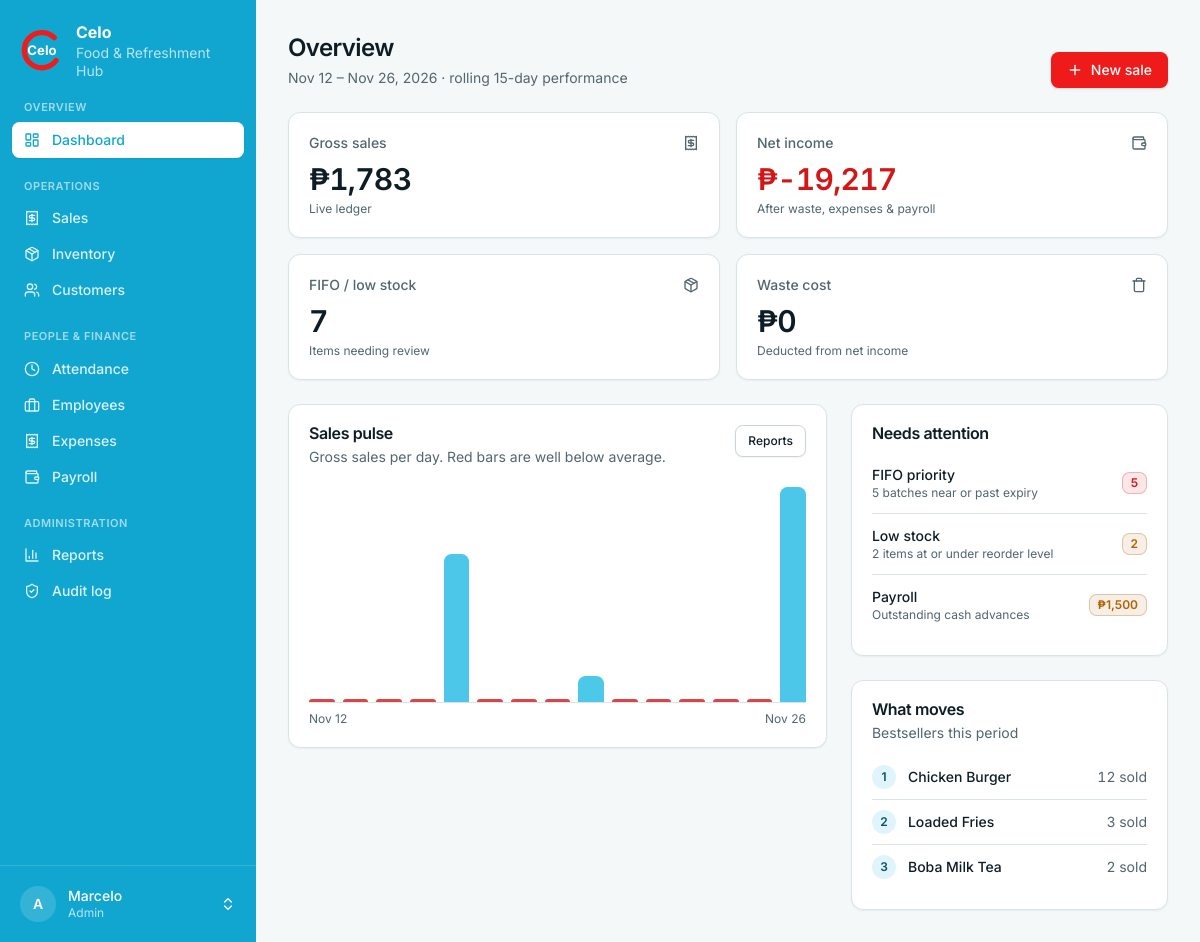
Screenshot of / (signed in) with the database file from the repository.
### accounts/models.py (models this page shows)
class User(AbstractUser):
    class Role(models.TextChoices):
        ADMIN = "admin", "Admin"
        STAFF = "staff", "Staff"
    role = models.CharField(max_length=10, choices=Role.choices, default=Role.STAFF)
    @property
    def is_celo_admin(self):
        return self.is_superuser or self.role == self.Role.ADMIN

### inventory/models.py (models this page shows, shortened)
class Product(models.Model):
    class Kind(models.TextChoices):
        INGREDIENT = "ingredient", "Ingredient"
        MENU = "menu", "Menu"
    class Unit(models.TextChoices):
        PCS = "pcs", "pcs"
        KG = "kg", "kg"
        G = "g", "g"
        L = "L", "L"
        ML = "mL", "mL"
        PACKS = "packs", "packs"
    name = models.CharField(max_length=120, unique=True)
    kind = models.CharField(max_length=12, choices=Kind.choices, default=Kind.INGREDIENT)
    category = models.CharField(max_length=60, blank=True, help_text="e.g. Drinks, Burgers, Dairy")
    unit = models.CharField(max_length=8, choices=Unit.choices, default=Unit.PCS)
    price = models.DecimalField(
        max_digits=10, decimal_places=2, default=0, validators=[MinValueValidator(0)],
        help_text="Selling price (menu items only).",
    )
    unit_cost = models.DecimalField(
        max_digits=10, decimal_places=2, default=0, validators=[MinValueValidator(0)],
        help_text="What one unit costs Celo; used to value waste.",
    )
    reorder_level = models.DecimalField(max_digits=10, decimal_places=2, default=0)
    is_active = models.BooleanField(default=True)
    class Meta:
        ordering = ["name"]
    @property
    def on_hand(self):
        return self.batches.aggregate(t=Sum("remaining_qty"))["t"] or Decimal("0")

### dashboard/views.py (the view, shortened to what this page needs)
# urls.py: path("", views.home, name="home"),
@login_required
def home(request):
    start, end = fin.current_period()
    if request.user.is_celo_admin:
        b = fin.accounting_breakdown(start, end)
        return render(request, "dashboard/admin_home.html", {
            "b": b, "series": services.daily_series(start, end),
            "alerts": services.attention_counts(), "top": services.bestsellers(start, end),
        })

### celo/utils.py (called while the page is built)
def day_start(d: date) -> datetime:
    return timezone.make_aware(datetime.combine(d, time.min))

def day_end(d: date) -> datetime:
    return day_start(d + timedelta(days=1))

### dashboard/services.py (called while the page is built)
def bestsellers(start, end, limit=3):
    return list(
        OrderItem.objects.filter(order__created_at__gte=day_start(start), order__created_at__lt=day_end(end))
        .values("product__name").annotate(sold=Sum("quantity")).order_by("-sold")[:limit]
    )

def daily_series(start, end):
    rows = (
        Order.objects.filter(created_at__gte=day_start(start), created_at__lt=day_end(end))
        .annotate(d=TruncDay("created_at", tzinfo=timezone.get_current_timezone()))
        .values("d").annotate(t=Sum("total"))
    )
    by_day = {r["d"].date(): r["t"] for r in rows}
    days = [start + timedelta(days=i) for i in range((end - start).days + 1)]
    values = [by_day.get(d, Decimal("0")) for d in days]
    peak = max(values) if values and max(values) > 0 else Decimal("1")
    avg = sum(values) / len(values) if values else Decimal("0")
    return [
        {"date": d, "value": v, "height": int(v / peak * 100), "low": avg > 0 and v < avg * Decimal("0.6")}
        for d, v in zip(days, values)
    ]

def attention_counts():
    warn = timezone.localdate() + timedelta(days=settings.CELO_FIFO_WARNING_DAYS)
    fifo = StockBatch.objects.filter(remaining_qty__gt=0, expiry_date__lte=warn).count()
    low = sum(1 for p in Product.objects.filter(is_active=True, reorder_level__gt=0) if p.on_hand <= p.reorder_level)
    advances = sum((e.outstanding_advance for e in Employee.objects.filter(is_active=True)), Decimal("0"))
    return {"fifo": fifo, "low": low, "advances": advances}

### finance/models.py (called while the page is built)
    @property
    def outstanding_advance(self):
        return self.advances.filter(settled_in__isnull=True).aggregate(t=models.Sum("amount"))["t"] or Decimal("0")

### finance/services.py (called while the page is built)
def current_period():
    end = timezone.localdate()
    return end - timedelta(days=settings.CELO_PAYROLL_PERIOD_DAYS - 1), end

def gross_sales(start, end):
    return Order.objects.filter(created_at__gte=day_start(start), created_at__lt=day_end(end)) \
        .aggregate(t=Sum("total"))["t"] or ZERO

### templates/dashboard/admin_home.html (shortened to what this page needs)
{% extends "base.html" %}{% load humanize %}
{% block page_title %}Overview{% endblock %}
{% block page_desc %}{{ b.start|date:"M d" }} – {{ b.end|date:"M d, Y" }} · rolling 15-day performance{% endblock %}
{% block actions %}<a class="btn btn-primary" href="{% url 'sales:new' %}">{% include "partials/icon.html" with name="plus" %}New sale</a>{% endblock %}
{% block content %}
<div class="mb-6 grid gap-4 sm:grid-cols-2 xl:grid-cols-4">
  <div class="card p-5"><div class="flex items-center justify-between text-muted-foreground"><p class="text-sm font-medium">Gross sales</p>{% include "partials/icon.html" with name="receipt" %}</div>
    <p class="mt-2 text-3xl font-semibold tracking-tight tabular-nums">₱{{ b.gross|floatformat:"-2"|intcomma }}</p><p class="mt-1 text-xs text-muted-foreground">Live ledger</p></div>
  <div class="card p-5"><div class="flex items-center justify-between text-muted-foreground"><p class="text-sm font-medium">Net income</p>{% include "partials/icon.html" with name="wallet" %}</div>
    <p class="mt-2 text-3xl font-semibold tracking-tight tabular-nums {% if b.net < 0 %}text-destructive{% endif %}">₱{{ b.net|floatformat:"-2"|intcomma }}</p><p class="mt-1 text-xs text-muted-foreground">After waste, expenses &amp; payroll</p></div>
  <div class="card p-5"><div class="flex items-center justify-between text-muted-foreground"><p class="text-sm font-medium">FIFO / low stock</p>{% include "partials/icon.html" with name="package" %}</div>
    <p class="mt-2 text-3xl font-semibold tracking-tight tabular-nums">{{ alerts.fifo|add:alerts.low }}</p><p class="mt-1 text-xs text-muted-foreground">Items needing review</p></div>
  <div class="card p-5"><div class="flex items-center justify-between text-muted-foreground"><p class="text-sm font-medium">Waste cost</p>{% include "partials/icon.html" with name="trash" %}</div>
    <p class="mt-2 text-3xl font-semibold tracking-tight tabular-nums">₱{{ b.waste|floatformat:"-2"|intcomma }}</p><p class="mt-1 text-xs text-muted-foreground">Deducted from net income</p></div>
</div>
<div class="grid items-start gap-6 lg:grid-cols-[minmax(0,1.7fr)_minmax(0,1fr)]">
  <section class="card">
    <div class="card-header flex-row items-start justify-between">
      <div class="space-y-1.5"><h2 class="card-title">Sales pulse</h2><p class="card-description">Gross sales per day. Red bars are well below average.</p></div>
      <a class="btn btn-outline btn-sm" href="{% url 'dashboard:reports' %}">Reports</a>
    </div>
    <div class="card-content">
      <div class="flex h-56 items-end gap-1.5 border-b pt-2 sm:gap-2" role="img" aria-label="Gross sales per day for the last 15 days">
        {% for d in series %}
          <div class="group relative flex h-full flex-1 items-end">
            <div class="w-full rounded-t-md {% if d.low %}bg-destructive/80{% else %}bg-brand/70 group-hover:bg-brand{% endif %} transition-colors" style="height:{{ d.height }}%;min-height:3px"></div>
          </div>
        {% endfor %}
      </div>
      <div class="mt-2 flex justify-between text-xs text-muted-foreground"><span>{{ b.start|date:"M d" }}</span><span>{{ b.end|date:"M d" }}</span></div>
    </div>
  </section>
  <div class="space-y-6">
    <section class="card">
      <div class="card-header"><h2 class="card-title">Needs attention</h2></div>
      <div class="card-content divide-y text-sm">
        <a href="{% url 'inventory:stock' %}" class="flex items-center justify-between gap-3 py-3 hover:underline"><div><p class="font-medium">FIFO priority</p><p class="text-xs text-muted-foreground">{{ alerts.fifo }} batch{{ alerts.fifo|pluralize:"es" }} near or past expiry</p></div>
          <span class="badge {% if alerts.fifo %}badge-red{% else %}badge-green{% endif %}">{{ alerts.fifo }}</span></a>
        <a href="{% url 'inventory:stock' %}" class="flex items-center justify-between gap-3 py-3 hover:underline"><div><p class="font-medium">Low stock</p><p class="text-xs text-muted-foreground">{{ alerts.low }} item{{ alerts.low|pluralize }} at or under reorder level</p></div>
          <span class="badge {% if alerts.low %}badge-amber{% else %}badge-green{% endif %}">{{ alerts.low }}</span></a>
        <a href="{% url 'finance:payroll' %}" class="flex items-center justify-between gap-3 py-3 hover:underline"><div><p class="font-medium">Payroll</p><p class="text-xs text-muted-foreground">Outstanding cash advances</p></div>
          <span class="badge {% if alerts.advances %}badge-amber{% else %}badge-green{% endif %}">₱{{ alerts.advances|floatformat:"-2"|intcomma }}</span></a>
      </div>
    </section>
    <section class="card">
      <div class="card-header"><h2 class="card-title">What moves</h2><p class="card-description">Bestsellers this period</p></div>
      <div class="card-content divide-y text-sm">
        {% for t in top %}<div class="flex items-center justify-between py-2.5"><span class="flex items-center gap-3"><span class="grid h-6 w-6 place-items-center rounded-full bg-accent text-xs font-semibold text-accent-foreground">{{ forloop.counter }}</span><span class="font-medium">{{ t.product__name }}</span></span><span class="text-muted-foreground tabular-nums">{{ t.sold|floatformat:"-2" }} sold</span></div>
        {% empty %}<p class="py-2 text-muted-foreground">No sales in this period yet.</p>{% endfor %}
      </div>
    </section>
  </div>
</div>
{% endblock %}

### templates/base.html (shortened to what this page needs)
{% load celo_ui %}<!doctype html>
<html lang="en" class="h-full">
<head>
  {% include "partials/tailwind.html" %}
</head>
<body class="min-h-full bg-background font-sans text-foreground antialiased">
<div class="min-h-screen {% if user.is_authenticated %}md:grid md:grid-cols-[16rem_minmax(0,1fr)]{% endif %}">
{% if user.is_authenticated %}
  {% nav_items as groups %}
  <aside id="sidebar" class="fixed inset-y-0 left-0 z-40 flex w-64 -translate-x-full flex-col bg-brand-dark text-white transition-transform duration-200 md:sticky md:top-0 md:h-screen md:translate-x-0 print:hidden">
    <a href="{% url 'dashboard:home' %}" class="flex items-center gap-3 px-5 py-5" aria-label="Celo home">
      <svg viewBox="0 0 100 100" class="h-11 w-11 shrink-0" role="img" aria-label="Celo logo">
        <text x="50" y="62" text-anchor="middle" font-size="30" font-weight="700" fill="#fff" font-family="Inter, system-ui, sans-serif">Celo</text>
      </svg>
      <span class="text-sm leading-tight"><strong class="block text-base">Celo</strong><span class="text-white/70">Food &amp; Refreshment Hub</span></span>
    </a>
    <nav class="flex-1 space-y-5 overflow-y-auto px-3 pb-4" aria-label="Main">
      {% for g in groups %}
        <div>
          <p class="px-3 pb-1.5 text-[11px] font-semibold uppercase tracking-wider text-white/60">{{ g.label }}</p>
          {% for i in g.items %}
            <a href="{{ i.href }}" {% if i.active %}aria-current="page"{% endif %}
               class="flex items-center gap-3 rounded-md px-3 py-2 text-sm font-medium transition-colors {% if i.active %}bg-white text-brand-dark shadow-sm{% else %}text-white/85 hover:bg-white/10 hover:text-white{% endif %}">
              {% include "partials/icon.html" with name=i.icon %}{{ i.label }}
            </a>
          {% endfor %}
        </div>
      {% endfor %}
    </nav>
    <div class="relative border-t border-white/15 p-3">
      <button type="button" id="profile-btn" aria-haspopup="menu" aria-expanded="false" aria-controls="profile-menu"
              class="flex w-full items-center gap-3 rounded-md px-2 py-2 text-left transition-colors hover:bg-white/10 {% if request.resolver_match.app_name == 'accounts' %}bg-white/10{% endif %}">
        <span class="grid h-9 w-9 shrink-0 place-items-center rounded-full bg-white/15 text-sm font-semibold">{{ user.username|slice:":1"|upper }}</span>
        <span class="min-w-0 flex-1 text-sm leading-tight"><span class="block truncate font-medium">{{ user.get_full_name|default:user.username }}</span><span class="block text-xs text-white/70">{{ user.get_role_display }}</span></span>
      </button>
    </div>
  </aside>
{% endif %}
  <div class="min-w-0">
    <main class="mx-auto w-full max-w-6xl p-4 sm:p-6 lg:p-8">
      {% block header %}
        <div class="mb-6 flex flex-wrap items-end justify-between gap-3 print:hidden">
          <div>
            <h1 class="text-2xl font-semibold tracking-tight">{% block page_title %}{% endblock %}</h1>
            <p class="mt-1 text-sm text-muted-foreground">{% block page_desc %}{% endblock %}</p>
          </div>
          <div class="flex flex-wrap items-center gap-2">{% block actions %}{% endblock %}</div>
        </div>
      {% endblock %}
      {% block content %}{% endblock %}
    </main>
  </div>
</div>
</body>
</html>

### rows the page displays
User: username "A", get_full_name "Marcelo", role "Admin"
Product: product__name "Chicken Burger", sold "12"
Product: product__name "Loaded Fries", sold "3"
Product: product__name "Boba Milk Tea", sold "2"

### other values shown
{{ g.label }} "OVERVIEW" "OPERATIONS" "PEOPLE & FINANCE" "ADMINISTRATION"
{{ i.label }} "Dashboard" "Sales" "Inventory" "Customers" "Attendance" "Employees" "Expenses" "Payroll" "Reports" "Audit log"
{{ b.start|date:"M d" }} "Nov 12"
{{ b.end|date:"M d, Y" }} "Nov 26, 2026"
{{ b.gross|floatformat:"-2"|intcomma }} "1,783"
{{ b.net|floatformat:"-2"|intcomma }} "-19,217"
{{ alerts.fifo|add:alerts.low }} "7"
{{ b.waste|floatformat:"-2"|intcomma }} "0"
{{ b.end|date:"M d" }} "Nov 26"
{{ alerts.fifo }} "5"
{{ alerts.low }} "2"
{{ alerts.advances|floatformat:"-2"|intcomma }} "1,500"
